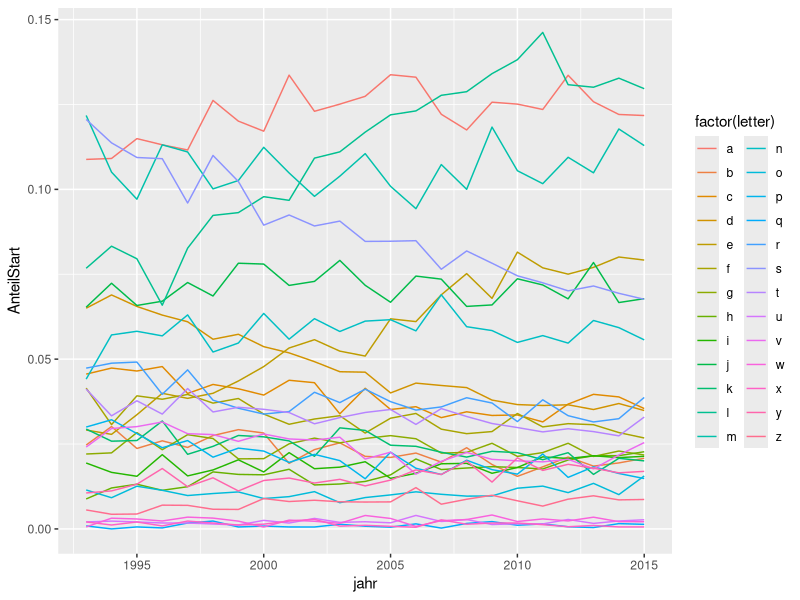

Write the R code that produced this figure.
pkgs <- c("dplyr", "ggplot2")
pkgs_installed <- lapply(pkgs, require, character.only = TRUE)
if(length(pkgs[!unlist(pkgs_installed)])){
  install.packages(pkgs[!unlist(pkgs_installed)])
  lapply(pkgs[!unlist(pkgs_installed)], require, character.only = TRUE)
}
rm(pkgs, pkgs_installed)

vornamen <- read.csv("bev_vornamen_baby_seit1993.csv", stringsAsFactors = FALSE)

vornamen2 <- vornamen
vornamen2$geschlecht <- "gesamt"

vornamen <- rbind(vornamen,vornamen2)

vornamen$length <- nchar(vornamen$vorname)

v <- aggregate(Anzahl ~ jahr + geschlecht, data = vornamen, sum)

#v2 <- aggregate(Anzahl ~ jahr, data = vornamen, sum)

#v2$geschlecht <- "gesamt"

#v <- rbind(v,v2)

v$total <- v$Anzahl
v$Anzahl <- NULL


letters = "aeiou"
letters = "abcdefghijklmnopqrstuvwxyz"

for (i in 1:nchar(letters)) {
  letter <- substring(letters,i,i)
  vornamen[,letter] <- grepl(letter,vornamen$vorname, ignore.case = TRUE)
  vornamen[,paste0(letter,2)] <- letter == tolower(substring(vornamen$vorname,1,1))
}

v3 <- data.frame(jahr = integer(), geschlecht = character(), letter = character(), Anzahl = integer())
v5 <- data.frame(jahr = integer(), geschlecht = character(), letter = character(), AnzahlStart = integer())

for (i in 1:nchar(letters)) {
  letter <- substring(letters,i,i)
  v4 <- aggregate(Anzahl ~ jahr + geschlecht, data = vornamen[vornamen[,letter],], sum)
  v4$letter <- letter
  v3 <- rbind(v3,v4)
  
  if(dim(vornamen[vornamen[,paste0(letter,2)],])[1]>0){
    v6 <- aggregate(Anzahl ~ jahr + geschlecht, data = vornamen[vornamen[,paste0(letter,2)],], sum)
    v6$letter <- letter
  
    v6$AnzahlStart <- v6$Anzahl
    v6$Anzahl <- NULL
  
    v5 <- rbind(v5,v6)
  }
}
v3 <- merge(v, v3, by = c("geschlecht","jahr"))
v3 <- merge(v3, v5, by = c("geschlecht","jahr", "letter"), all.x = TRUE)
v3[is.na(v3$AnzahlStart),"AnzahlStart"] <- 0

v3$Anteil <- v3$Anzahl / v3$total
v3$AnteilStart <- v3$AnzahlStart / v3$total

ggplot(v3[v3$geschlecht == "gesamt",], aes(x=jahr, y=AnteilStart, color=factor(letter))) + geom_line()

v3$total <- v3$Anzahl <- v3$AnzahlStart <- NULL

v3$Anteil <- round(v3$Anteil,3)
v3$AnteilStart <- round(v3$AnteilStart,3)

v3[v3$geschlecht == "weiblich", "geschlecht"] <- "f"
v3[v3$geschlecht == "männlich", "geschlecht"] <- "m"
v3[v3$geschlecht == "gesamt", "geschlecht"] <- "t"

v3$Anteil <- NULL

v31 <- v3[v3$geschlecht == "f",]
v32 <- v3[v3$geschlecht == "m",]
v33 <- v3[v3$geschlecht == "t",]

v31$geschlecht <- v32$geschlecht <- v33$geschlecht <- NULL

names(v31) <- c("year","char","f")
names(v32) <- c("year","char","m")
names(v33) <- c("year","char","t")

# fix v31 / q / 2010

v34 <- merge(v31,v32, by = c("year", "char"), all = TRUE)
v34 <- merge(v33,v34, by = c("year", "char"), all = TRUE)
v34[is.na(v34$f),"f"] <- 0


write.csv(v34, "vornamen.csv", row.names = FALSE)

vornamen2

